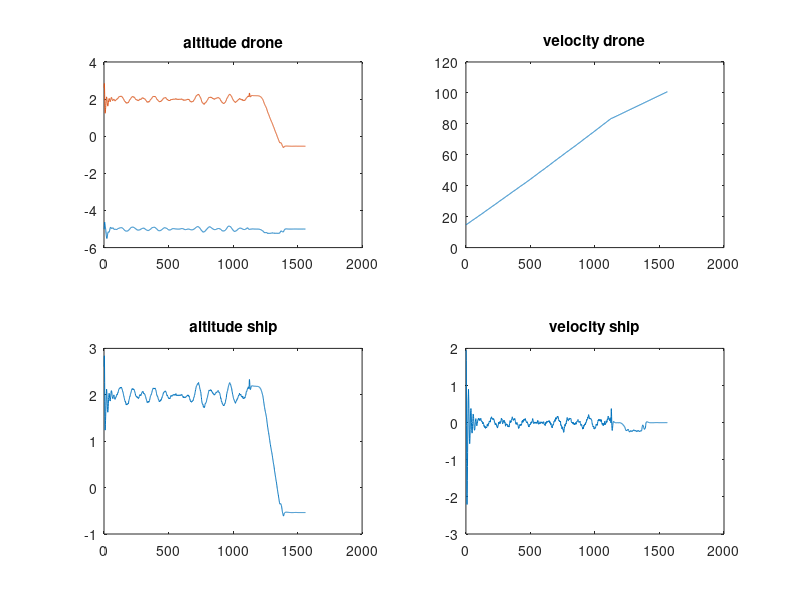
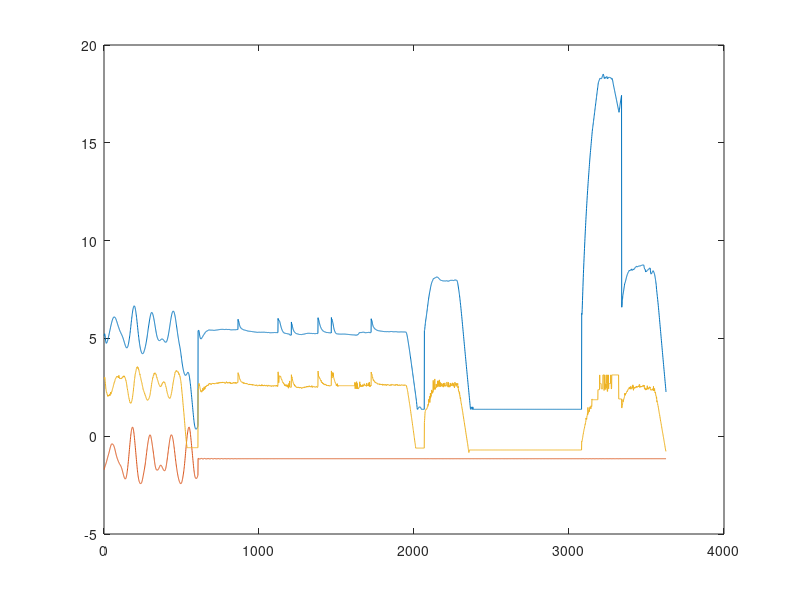

Source code (MATLAB) for these figures, in order:
clear; clc;
x = importdata("log_x.txt");
v = importdata("log_v.txt");
x(:,1) = [];
%v(:,1) = [];
x(1,:) = [];
%v(1,:) = [];

figure(1)
subplot(2,2,1)
plot(x(:,1)-5)
hold on;
plot(x(:,3))
title('altitude drone')
subplot(2,2,2)
plot(x(:,2))
title('velocity drone')
subplot(2,2,3)
plot(x(:,3))
title('altitude ship')
subplot(2,2,4)
plot(x(:,4))
title('velocity ship')

figure(2)
plot(v(:,1))
hold on;
plot(v(:,2)-1.4)
plot(v(:,3)-1.4)
